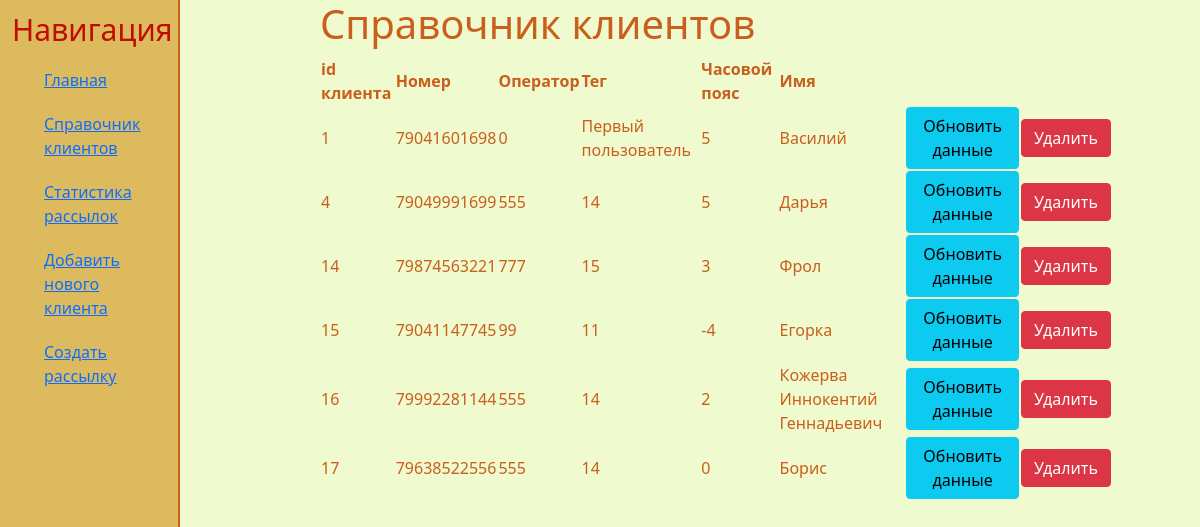
The page /directory on the database its author committed.
### notification/models.py (models this page shows, shortened)
class Client(models.Model):
    name = models.CharField(verbose_name='Имя (необязательно)', max_length=50, default='', blank=True)
    number = models.DecimalField('Номер телефона 7XXXXXXXXXX', max_digits=11, decimal_places=0, unique=True)
    operator = models.DecimalField('Код мобильного оператора', max_digits=3, decimal_places=0)
    tag = models.CharField('Тег', max_length=30, blank=True)
    timezone = models.DecimalField('Часовой пояс клиента', max_digits=3, decimal_places=0, default='')
    class Meta:
        verbose_name = 'Клиент'
        verbose_name_plural = 'Клиенты'

### notification/views.py (the view)
# urls.py: path('directory', views.directory, name='directory'),
def directory(request):
    client_view = Client.objects.order_by('id')
    return render(request, 'notification/directory.html',{'client_view': client_view})

### notification/templates/notification/directory.html (shortened to what this page needs)
{% extends 'notification/layout.html' %}
{% block content %}
    <h1>Справочник клиентов</h1>
<div>
    {% if client_view %}
        <table>
            <tr>
                <th>id клиента</th>
                <th>Номер</th>
                <th>Оператор</th>
                <th class="tag">Тег</th>
                <th>Часовой пояс</th>
                <th>Имя</th>
                <th></th>
                <th></th>
            </tr>
            {% for el in client_view %}
                <tr>
                    <td>{{ el.id }}</td>
                    <td>{{ el.number }}</td>
                    <td>{{ el.operator }}</td>
                    <td>{{ el.tag }}</td>
                    <td>{{ el.timezone }}</td>
                    <td>
                        {% if el.name %}
                            {{ el.name }}
                        {% endif %}
                    </td>
                    <td>
                        <a href="{% url 'edit_client' el.id %}" class="btn btn-info" name="_edit">Обновить данные</a>
                    </td>
                    <td>
                        <a href="{% url 'delete_client' el.id %}" class="btn btn-danger" name="_delete">Удалить</a>
                    </td>
                </tr>
            {% endfor %}
    </table>
</div>
        {% else %}
            <p>Въ салонѣ тихо, пыльно и пусто. Только въ одномъ изъ угловъ вышиваетъ гладью пожилая княжна</p>
        {% endif %}
{% endblock %}

### notification/templates/notification/layout.html (shortened to what this page needs)
{% load static %}
<!DOCTYPE html>
<html lang="ru">
<head>
    <link rel="stylesheet" href="https://cdn.jsdelivr.net/npm/bootstrap@5.1.3/dist/css/bootstrap.min.css">
    <link rel="stylesheet" href="{% static 'notification/css/main.css' %}">
</head>
<body>
    <aside>
        <h3>Навигация</h3>
        <ul>
            <a href="{% url 'home' %}"><li>Главная</li></a>
            <a href="{% url 'directory' %}"><li>Справочник клиентов</li></a>
            <a href="{% url 'mailing_statistic' %}"><li>Статистика рассылок</li></a>
            <a href="{% url 'create_client' %}"><li>Добавить нового клиента</li></a>
            <a href="{% url 'create_mailing' %}"><li>Создать рассылку</li></a>
        </ul>
    </aside>
    <main>
        {% block content%}
        {% endblock %}
    </main>
</body>
</html>

### notification/static/notification/css/main.css (style rules this page uses)
body { background: #EFFACE; }
main { color: #CA5E1C; margin-left: 320px; }
main div table { width: 90%; }
aside { float: left; background: #DEBA5E; width: 15%; padding: 1%; height: 150vh; color: #000000; border-right: 2px solid #CA5E1C; }
aside h3 { font-size: 30px; color: #C00C00; }
aside ul { list-style: none; }
aside ul li { alert alert-warning color: #000000; display: block; margin-top: 20px; transition: all .6s ease; }

### rows shown on the page
Client: id "1", number "79041601698", operator "0", tag "Первый пользователь", timezone "5", name "Василий"
Client: id "4", number "79049991699", operator "555", tag "14", timezone "5", name "Дарья"
Client: id "14", number "79874563221", operator "777", tag "15", timezone "3", name "Фрол"
Client: id "15", number "79041147745", operator "99", tag "11", timezone "-4", name "Егорка"
Client: id "16", number "79992281144", operator "555", tag "14", timezone "2", name "Кожерва Иннокентий Геннадьевич"
Client: id "17", number "79638522556", operator "555", tag "14", timezone "0", name "Борис"
